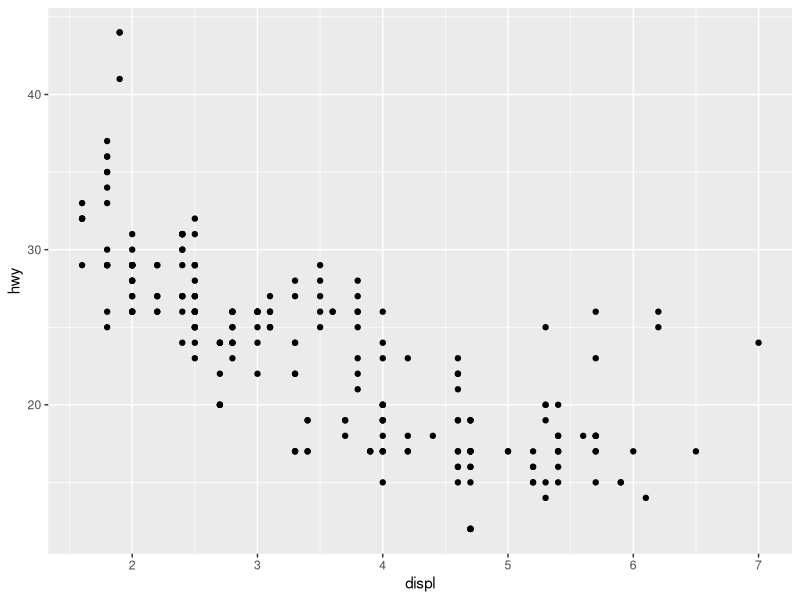
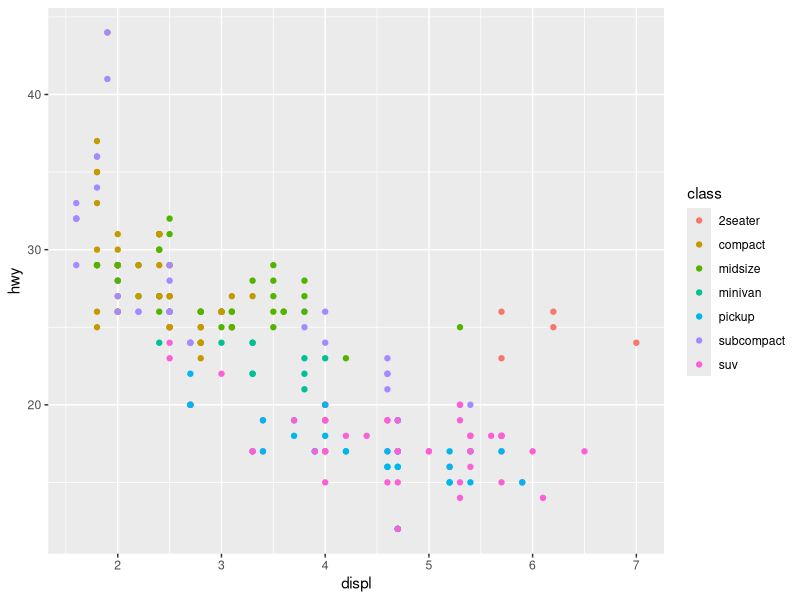
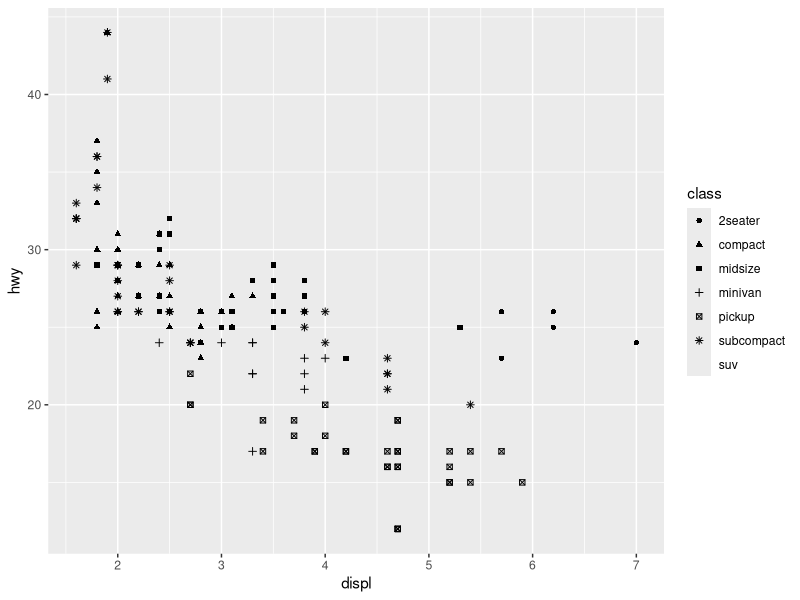
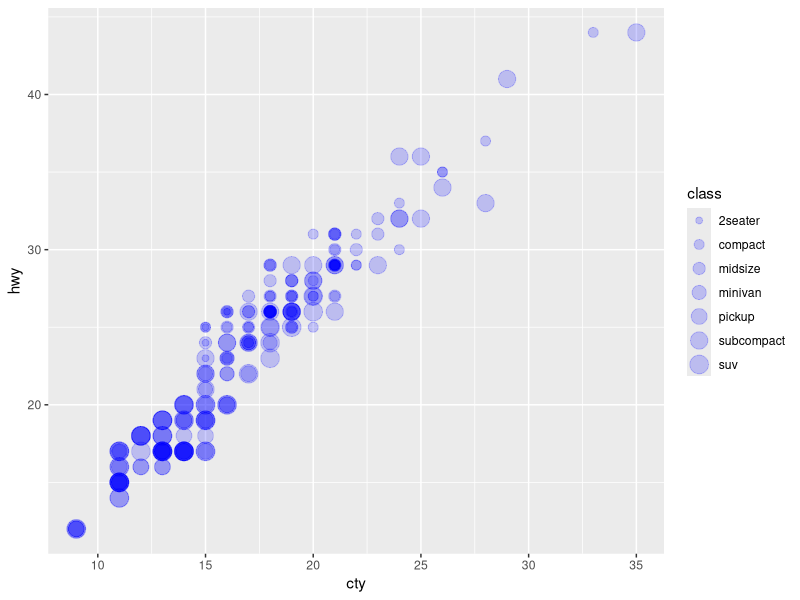
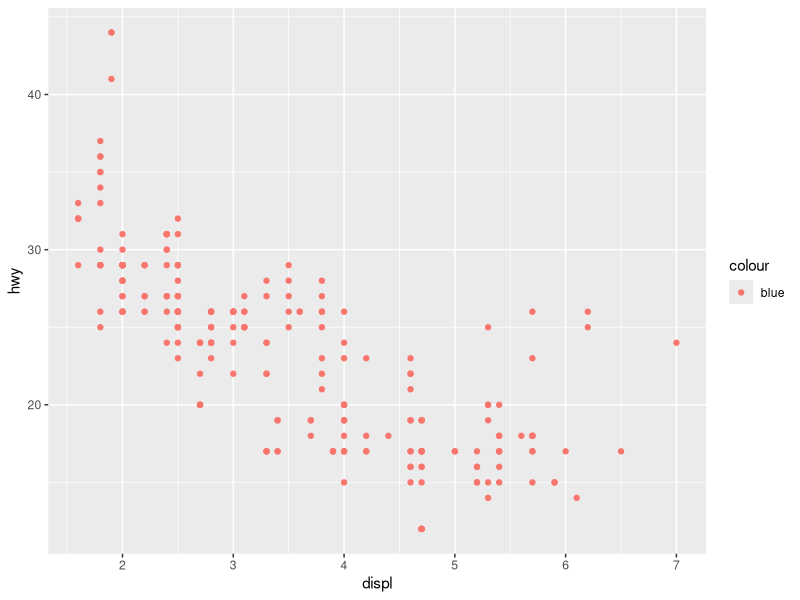
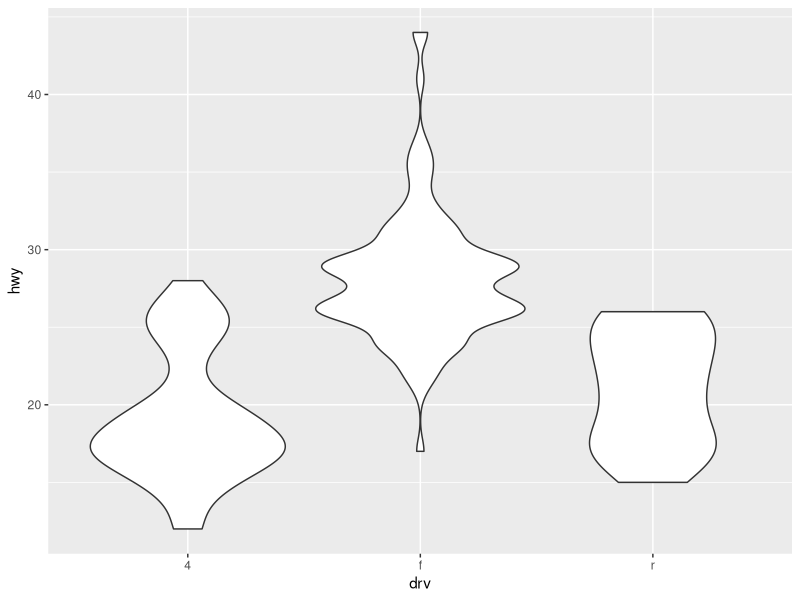
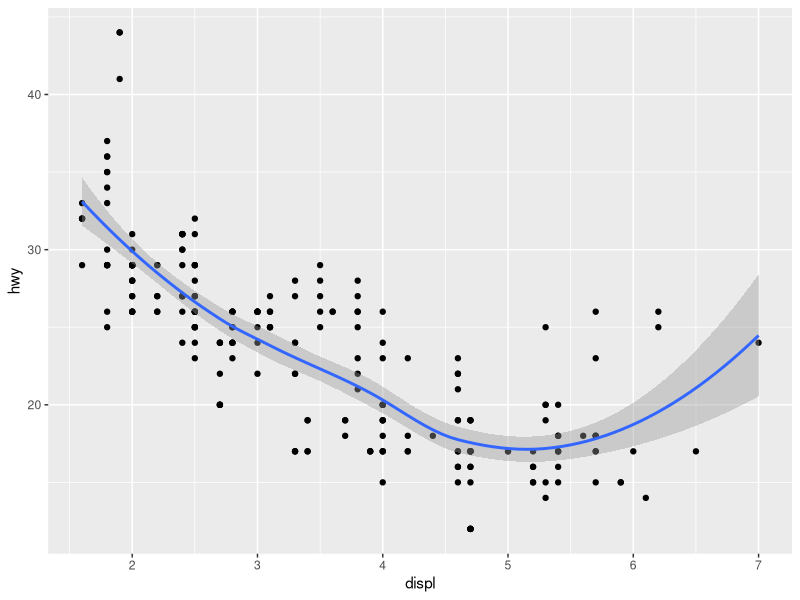
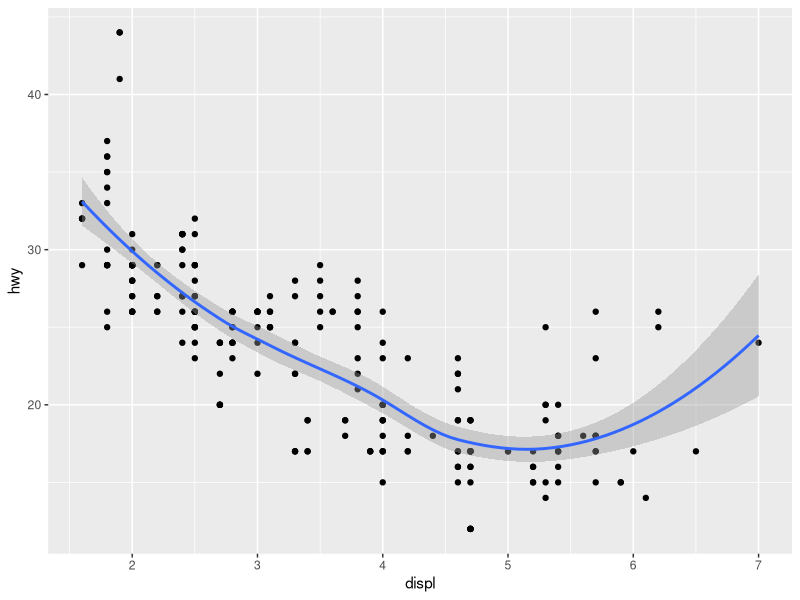

The R script that drew these images, in order:
## ---- chunk 1
knitr::opts_chunk$set(echo = TRUE)

library(tidyverse)
## ---- chunk 2

# data()
# ?mpg
# mpg
ggplot(data = mpg, aes(x = displ, y = hwy)) +
  geom_point()
## ---- chunk 3
ggplot(data = mpg, aes(x = displ, y = hwy, color = class)) +
  geom_point()
## ---- chunk 4
ggplot(data = mpg, aes(x = displ, y = hwy, shape = class)) +
  geom_point()
## ---- chunk 5
ggplot(data = mpg, aes(x = cty, y = hwy, size = class)) +
  geom_point(alpha=0.2, color ="blue")
## ---- chunk 6
ggplot(data = mpg) + 
      geom_point(aes(x = displ, y = hwy, color = "blue"))

## ---- chunk 7

ggplot(mpg, aes(x=drv, y=hwy)) +
  geom_violin()

## ---- chunk 8

ggplot(data = mpg) +
  geom_point(aes(x=displ, y=hwy)) +
  geom_smooth(aes(x=displ, y=hwy))


ggplot(data=mpg, aes(x=displ, y=hwy)) +
  geom_point() +
  geom_smooth()



## ---- chunk 9

ggplot(data = mpg) +
  geom_point(aes(x=displ, y=hwy)) +
  geom_smooth(aes(x=displ, y=hwy))


ggplot(data=mpg, aes(x=displ, y=hwy)) +
  geom_point() +
  geom_smooth() +
  labs(title ="Relationship b/w engine size and mpg",
       x = "engine disp",
       y = "highway mpg") +
  theme_bw() +
  theme(text = element_text(size = 16))


## ---- chunk 10

ggplot(data=mpg, aes(x=year, y=displ)) +
  geom_point()

